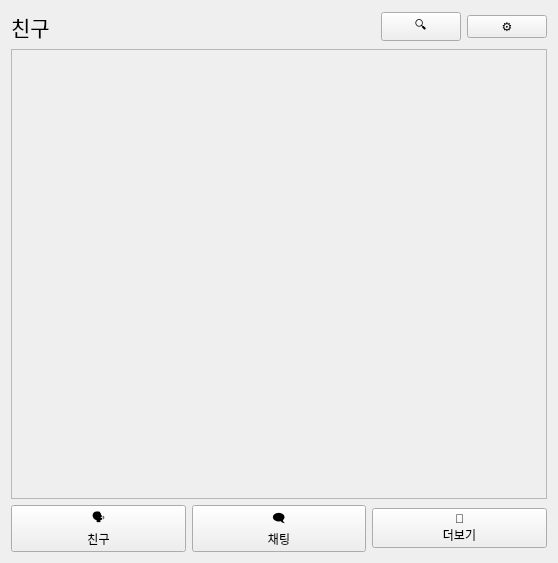
<?xml version="1.0" encoding="UTF-8"?>
<ui version="4.0">
 <class>friendList</class>
 <widget class="QWidget" name="friendList">
  <property name="geometry">
   <rect>
    <x>0</x>
    <y>0</y>
    <width>558</width>
    <height>563</height>
   </rect>
  </property>
  <property name="windowTitle">
   <string>Form</string>
  </property>
  <layout class="QVBoxLayout" name="verticalLayout_3">
   <item>
    <layout class="QHBoxLayout" name="horizontalLayout">
     <item>
      <widget class="QLabel" name="label">
       <property name="text">
        <string>&lt;html&gt;&lt;head/&gt;&lt;body&gt;&lt;p&gt;&lt;span style=&quot; font-size:16pt;&quot;&gt;친구&lt;/span&gt;&lt;/p&gt;&lt;/body&gt;&lt;/html&gt;</string>
       </property>
      </widget>
     </item>
     <item>
      <spacer name="horizontalSpacer">
       <property name="orientation">
        <enum>Qt::Orientation::Horizontal</enum>
       </property>
       <property name="sizeHint" stdset="0">
        <size>
         <width>50</width>
         <height>20</height>
        </size>
       </property>
      </spacer>
     </item>
     <item>
      <widget class="QPushButton" name="serchBtn">
       <property name="minimumSize">
        <size>
         <width>0</width>
         <height>0</height>
        </size>
       </property>
       <property name="text">
        <string>🔍</string>
       </property>
      </widget>
     </item>
     <item>
      <widget class="QPushButton" name="settingBtn">
       <property name="text">
        <string>⚙️</string>
       </property>
      </widget>
     </item>
    </layout>
   </item>
   <item>
    <layout class="QVBoxLayout" name="verticalLayout_2">
     <item>
      <widget class="QScrollArea" name="friendlist">
       <property name="widgetResizable">
        <bool>true</bool>
       </property>
       <widget class="QWidget" name="scrollAreaWidgetContents">
        <property name="geometry">
         <rect>
          <x>0</x>
          <y>0</y>
          <width>536</width>
          <height>446</height>
         </rect>
        </property>
        <layout class="QVBoxLayout" name="verticalLayout_5">
         <item>
          <layout class="QVBoxLayout" name="verticalLayout_4"/>
         </item>
        </layout>
       </widget>
      </widget>
     </item>
    </layout>
   </item>
   <item>
    <layout class="QHBoxLayout" name="horizontalLayout_2">
     <item>
      <widget class="QPushButton" name="friendBtn">
       <property name="text">
        <string>🗣️
친구</string>
       </property>
      </widget>
     </item>
     <item>
      <widget class="QPushButton" name="chatBtn">
       <property name="text">
        <string>🗨️
채팅</string>
       </property>
      </widget>
     </item>
     <item>
      <widget class="QPushButton" name="moreBtn">
       <property name="text">
        <string>🔵
더보기</string>
       </property>
      </widget>
     </item>
    </layout>
   </item>
  </layout>
 </widget>
 <resources/>
 <connections/>
</ui>
